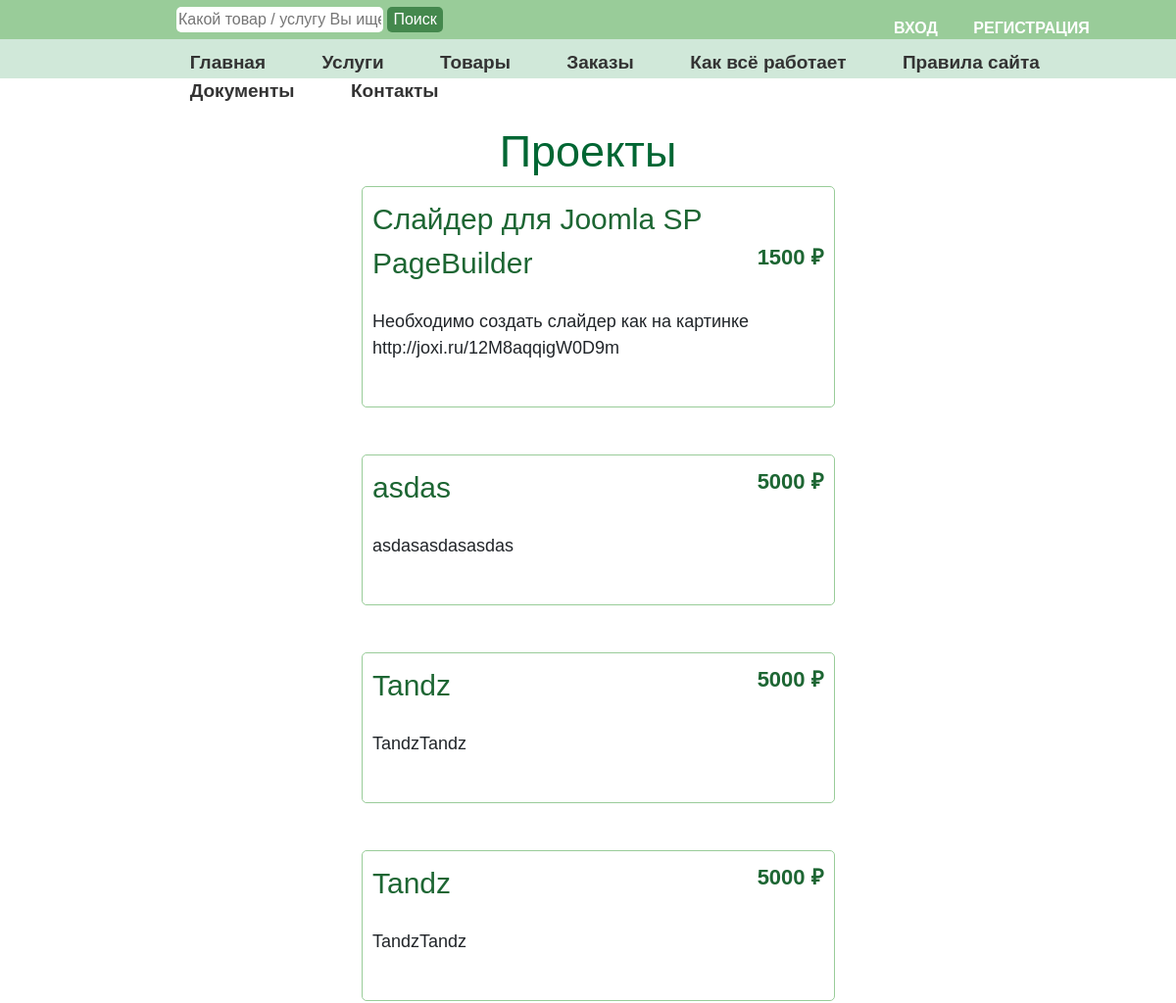
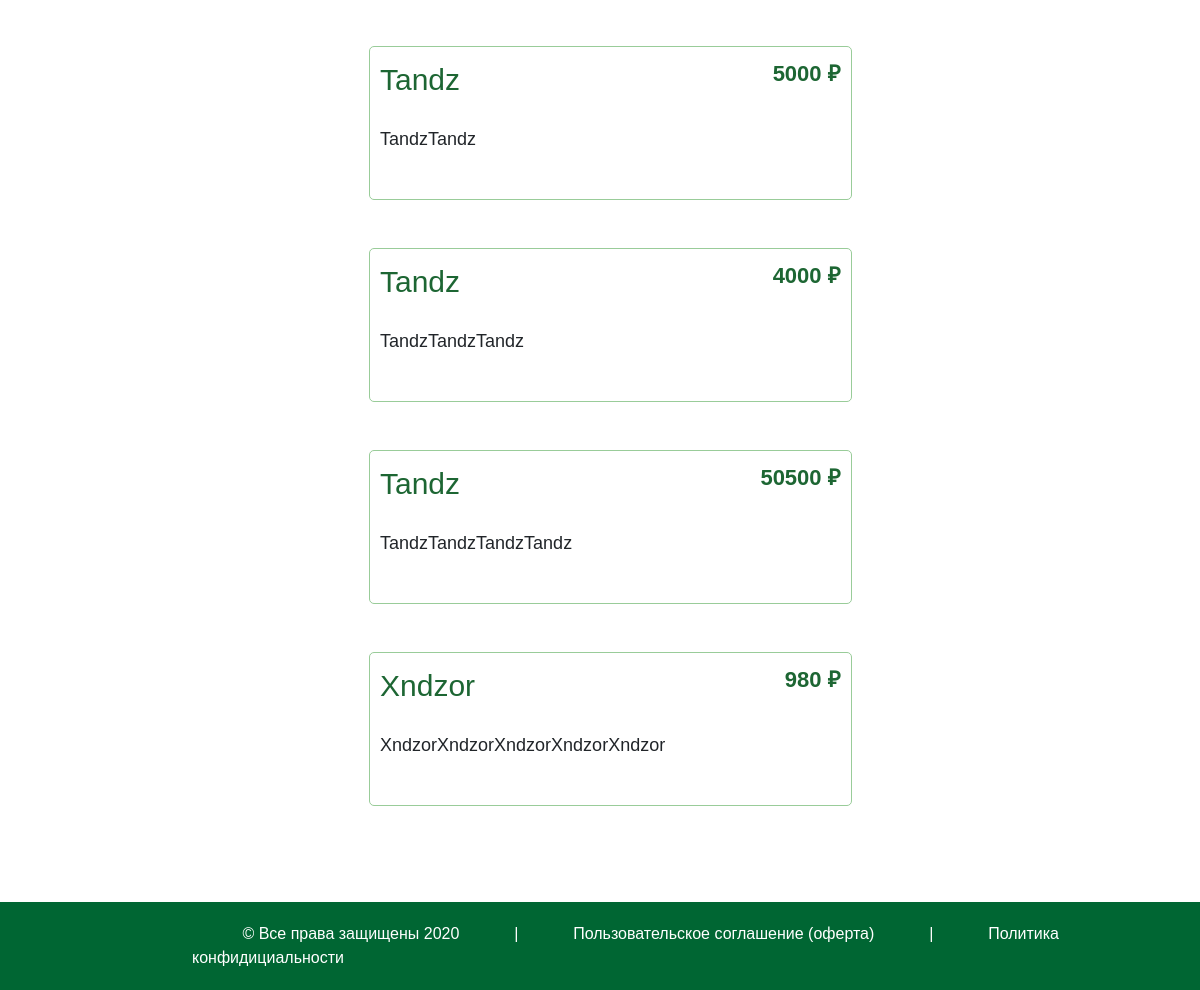
/projects/, run on the app's committed database (2 pictures, top to bottom).
### main/models.py (models this page shows, shortened)
class Projects(models.Model):
    user_id = models.IntegerField(verbose_name='ID пользователя')
    user_name = models.CharField(max_length=30, verbose_name='Имя пользователя', default=" ")
    project_name = models.CharField(max_length=50,verbose_name='Название проекта', null=True)
    project_desc = models.CharField(max_length=500,verbose_name='Описание проекта', null=True)
    project_full_desc = models.CharField(max_length=10000,verbose_name='Полное описание проекта', null=True)
    price = models.IntegerField(verbose_name='Цена')
    active = models.CharField(max_length=10, verbose_name='Активна', null=True)
    class Meta:
        verbose_name = 'Проекты'
        verbose_name_plural = 'Проекты'

### main/views.py (the view)
# urls.py: path('projects/', views.projects, name='projects'),
def projects(request):
    projects = Projects.objects.all().filter(active = 'on').order_by('-id')
    if len(projects) == 0:
        projects = 0
    data = {
        'projects': projects
    }
    return render(request, "main/projects.html", data)

### main/templates/main/projects.html (shortened to what this page needs)
{% extends 'main/base.html' %}
{% load static %}
{% block content %}
<h2 style="color: #006633;
    font-size:45px;
    text-align:center;">Проекты</h2>
<div style="margin-left:">
   <div class="row">
    <div style="margin-left:30%" class="col-5">
        {% if projects != 0 %}
            {% for project in projects %}
              <div class="project">
                  <span>{{ project.project_name }}</span>
                  <p style="font-size:22px; float:right; color: #1D6633;"><b>{{ project.price }} ₽</b></p>
                  <br><br>
                  <p style="font-size:18px;">{{ project.project_desc }}</p>
              </div>
                <br> <br>
            {% endfor %}
        {% else %}
        <br> <br>
        <h3 style="text-align:center">Проектов не найдено</h3>
        {% endif %}
  </div>
</div>
</div>
{% endblock %}

### main/templates/main/base.html (shortened to what this page needs)
{% load static %}
<html lang="en">
<head>
    <link rel="stylesheet" href="https://stackpath.bootstrapcdn.com/bootstrap/4.3.1/css/bootstrap.min.css">
    <link rel="stylesheet" href="{% static 'main/css/main.css' %}">
    <link rel="stylesheet" href="path/to/font-awesome/css/font-awesome.min.css">
</head>
<body>
    <div class="topbar">
        <input placeholder="Какой товар / услугу Вы ищете?">
        <button>Поиск</button>
    {% if not user.is_authenticated %}
        <ul id="login">
          <li><a style="color:white" href="{% url 'login' %}">ВХОД</a></li>
          <li><a style="color:white" href="{% url 'signup' %}">РЕГИСТРАЦИЯ</a></li>
        </ul>
    {% endif %}
    </div>
    <div class="navbar-tandz">
        <ul id="menu">
            <li><a href="{% url 'index' %}">Главная</a></li>
            <li><a href="{% url 'projects' %}">Услуги</a></li>
            <li><a href="#">Товары</a></li>
            <li><a href="#">Заказы</a></li>
            <li><a href="#">Как всё работает</a></li>
            <li><a href="#">Правила сайта</a></li>
            <li><a href="#">Документы</a></li>
            <li><a href="#">Контакты</a></li>
        </ul>
    </div>
    <br><br>
    {% block content %}{% endblock %}
    <br><br>
    <div class="footer">
        <div>
            <span>©  Все права защищены  2020</span>
                <span> | </span>
            <span>Пользовательское соглашение (оферта)</span>
                <span> | </span>
            <span>Политика конфидициальности</span>
        </div>
    </div>
</body>
</html>

### main/static/main/css/main.css (style rules this page uses)
body { font-family: arial; }
.topbar { height: 5%; width: 100%; background-color: #99cc99; }
.topbar input { margin-left:15%; border-radius: 5px; outline: none; border:none; height: 65%; margin-top:7px; }
.topbar button { top: 50%; display:inline-block; background-color: #44884d; border-radius: 5px; color:white; height: 65%; border:none; }
ul#login li { margin-left: 10%; display:inline; color:white; font-weight: bold }
ul#login { margin-top:-1.3%; margin-left: 70%; }
.navbar-tandz { padding-top:15px; height: 5%; width: 100%; background-color: #d0e8d9; }
ul#menu li { margin-left: 5%; display:inline; color:white; font-weight: bold; margin-top: 5px; font-size:19px; color:#333333; }
ul#menu li a { margin-top:10%; color:#333333; text-decoration: none; margin-top: 5px; }
ul#menu { margin-left: 8.4%; margin-top: -5px; }
.footer { width: 100%; background-color: #006633; color: white; padding: 20px 0px 20px 0px; }
.footer div { margin-left:16% }
.footer div span { margin-left:5% }
.project { width: 100%; border:1.5px solid #99CC99; padding:10px; padding-bottom:30px; border-radius:5px; height: auto; }
.project span { color: #1D6633; font-size:30px; }
.row::after { content: ""; clear: both; display: table; }

### data on the page
Projects: project_name "Слайдер для Joomla SP PageBuilder", price "1500", project_desc "Необходимо создать слайдер как на картинке http://joxi.ru/12M8aqqigW0D9m"
Projects: project_name "asdas", price "5000", project_desc "asdasasdasasdas"
Projects: project_name "Tandz", price "5000", project_desc "TandzTandz"
Projects: project_name "Tandz", price "5000", project_desc "TandzTandz"
Projects: project_name "Tandz", price "5000", project_desc "TandzTandz"
Projects: project_name "Tandz", price "4000", project_desc "TandzTandzTandz"
Projects: project_name "Tandz", price "50500", project_desc "TandzTandzTandzTandz"
Projects: project_name "Xndzor", price "980", project_desc "XndzorXndzorXndzorXndzorXndzor"
